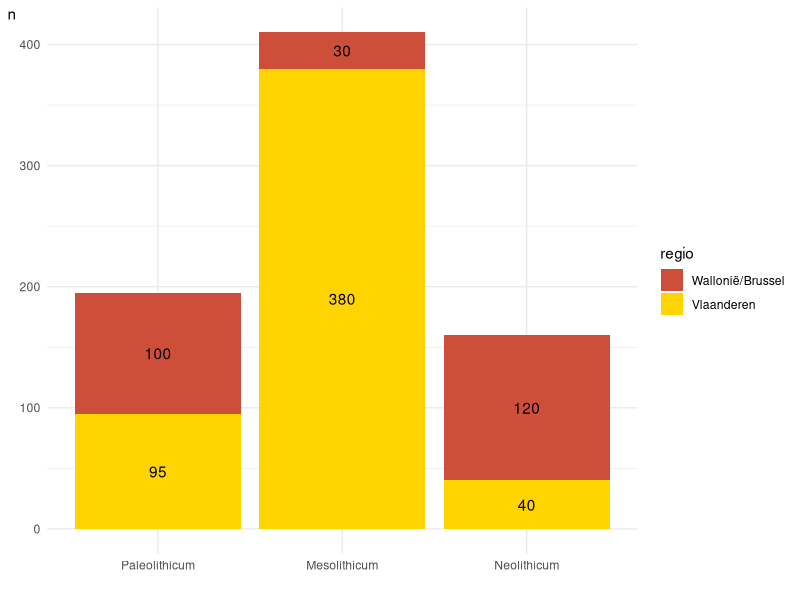

Generate this figure with R:
## ---- chunk 1
#| warning: false

library(readxl)
library(here)
library(ggplot2)
library(tidyverse)

df <- readxl::read_xlsx("OBPALEO_terreincampagnes.xlsx") |> 
     mutate(regio = fct_rev(fct_inorder(regio)),
            periode = fct_inorder(periode))

ggplot(df) +
     geom_col(aes(x=periode, y=n, fill=regio)) +
     geom_text(aes(x=periode, y=n, label=n), position = position_stack(vjust = .50)) +
     scale_fill_manual(values = c("tomato3", "#ffd400")) +
     xlab("") +
     theme_minimal() +
     theme(axis.title.y = element_text(angle = 0))
